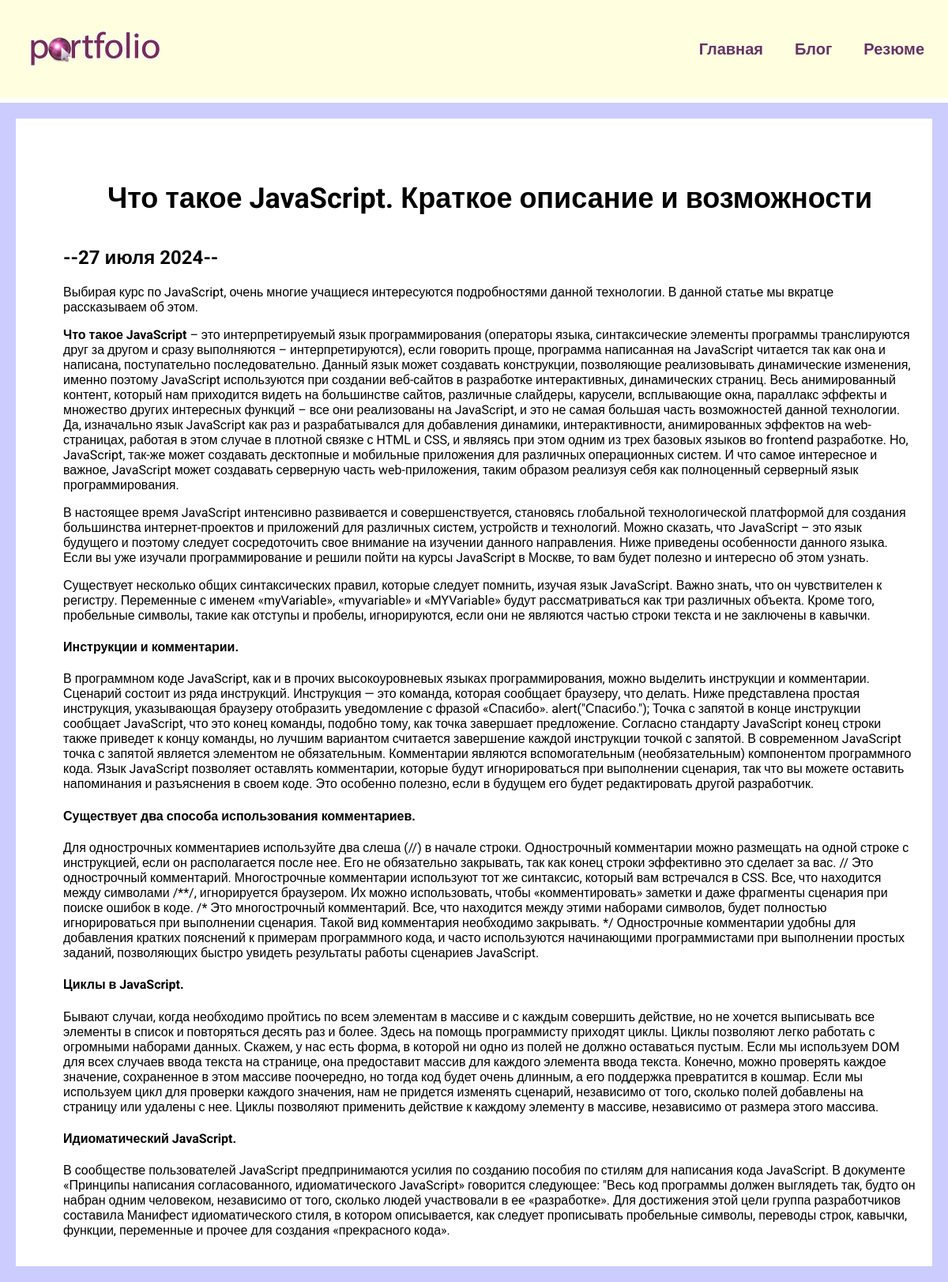
/blog/5/, run on the app's committed database.
### blog/models.py (models this page shows, shortened)
class Blog(models.Model):
    title = models.CharField(max_length=200)
    description = models.TextField()
    date = models.DateField()

### blog/views.py (the view)
# urls.py: path('<int:blog_id>/', views.detail, name='detail'),
def detail(request, blog_id):
    blog = get_object_or_404(Blog, pk=blog_id)
    return render(request, 'blog/details.html', {'blog': blog})

### blog/templates/blog/details.html
{% extends 'skills/base.html' %}
{% block content %}
<div class="detail">
    <h1>{{ blog.title }}</h1>
    <h2>--{{ blog.date|date:'j E Y' }}--</h2>
    {{ blog.description|safe }}
</div>
{% endblock %}

### skills/static/css/style.css (style rules this page uses)
body { font-family: "Roboto", sans-serif; background: #CCCCFF; margin: 0; padding: 0; }
.content h1 { text-align: center; margin: 60px 0 40px; font-size: 36px; }
.detail { background: #FFF; padding: 20px 20px 20px 60px; }

### data on the page
Blog: title "Что такое JavaScript. Краткое описание и возможности", date "27 июля 2024", description "Выбирая курс по JavaScript, очень многие учащиеся интересуются подробностями данной технологии. В данной статье мы вкратце рассказываем об этом. Что такое JavaScript – это интерпретируемый язык программирования (операторы языка, синтаксические элементы программы транслируются друг за другом и сразу выполняются – интерпретируются), если говорить проще, программа написанная на JavaScript читается так как она и написана, поступательно последовательно. Данный язык может создавать конструкции, позволяющие реализовывать динамические изменения, именно поэтому JavaScript используются при создании веб-сайтов в разработке интерактивных, динамических страниц. Весь анимированный контент, который нам…"
